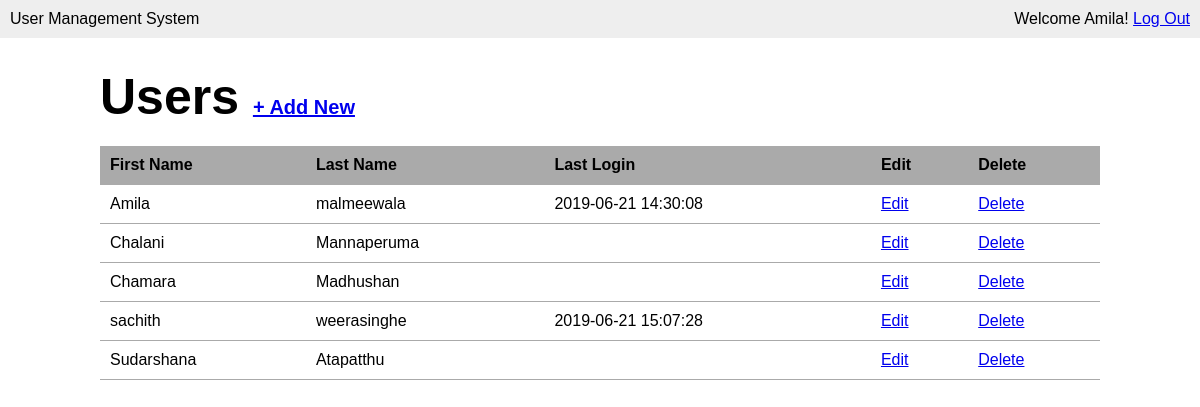
Screenshot of /users.php (signed in) with the database file from the repository.
### tables this page shows
CREATE TABLE `user` (
  `id` int(11) NOT NULL,
  `first_name` varchar(50) NOT NULL,
  `last_name` varchar(100) NOT NULL,
  `email` varchar(100) NOT NULL,
  `password` varchar(40) NOT NULL,
  `last_login` datetime DEFAULT NULL,
  `is_deleted` tinyint(1) NOT NULL
);

### users.php (the view, shortened to what this page needs)
<?php require_once 'inc/connection.php';?>
<?php
$user_list = '';
$query = "SELECT * FROM user WHERE is_deleted=0 ORDER BY first_name";
$users = mysqli_query($connection, $query);
while ($user = mysqli_fetch_assoc($users)) {
    $user_list .= "<tr>";
    $user_list .= "<td>{$user['first_name']}</td>";
    $user_list .= "<td>{$user['last_name']}</td>";
    $user_list .= "<td>{$user['last_login']}</td>";
    $user_list .= "<td><a href=\"modify-user.php?user_id={$user['id']}\">Edit</a></td>";
    $user_list .= "<td><a href=\"delete-user.php?user_id={$user['id']}\"
                    onclick=\"return confirm('Are you sure?');\">Delete</a></td>";
    $user_list .= "</tr>";
}
?>
<!DOCTYPE html>
<html lang="en">
<head>
    <link rel="stylesheet" href="css/main.css">
</head>
<body>
    <header>
        <div class="appname">User Management System</div>
        <div class="loggedin">Welcome <?php echo $_SESSION['first_name']; ?>! <a href="logout.php">Log Out</a></div>
    </header>
    <main>
        <h1>Users <span><a href="add-user.php">+ Add New</a></span></h1>
        <table class="masterlist">
            <tr>
                <th>First Name</th>
                <th>Last Name</th>
                <th>Last Login</th>
                <th>Edit</th>
                <th>Delete</th>
            </tr>
            <?php echo $user_list; ?>
        </table>
    </main>
</body>
</html>

### css/main.css (style rules this page uses)
* { margin: 0%; }
body { font-family: Arial, Helvetica, sans-serif; font-size: 16px; }
header { background: #eee; overflow: auto; padding: 10px; }
header .appname { float: left; }
header .loggedin { float: right; }
main { width: 1000px; margin: 30px auto; }
main h1 { margin-bottom: 20px; font-size: 50px; }
main h1 span { font-size: 20px; }
table.masterlist { width: 100%; border-collapse: collapse; }
table.masterlist th { background: #aaa; text-align: left; }
table.masterlist th, table.masterlist td { padding: 10px; border-bottom: 1px solid #aaa; }

### rows the page displays
user: first_name "Amila", last_name "malmeewala", last_login "2019-06-21 14:30:08"
user: first_name "Chalani", last_name "Mannaperuma"
user: first_name "Chamara", last_name "Madhushan"
user: first_name "sachith", last_name "weerasinghe", last_login "2019-06-21 15:07:28"
user: first_name "Sudarshana", last_name "Atapatthu"

### other values shown
$_SESSION['first_name'] "Amila"
